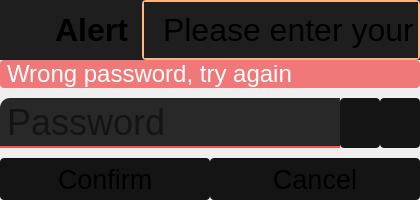
<?xml version="1.0" encoding="UTF-8"?>
<ui version="4.0">
 <class>check_password_dialog</class>
 <widget class="QDialog" name="check_password_dialog">
  <property name="geometry">
   <rect>
    <x>0</x>
    <y>0</y>
    <width>420</width>
    <height>200</height>
   </rect>
  </property>
  <property name="sizePolicy">
   <sizepolicy hsizetype="Preferred" vsizetype="Preferred">
    <horstretch>0</horstretch>
    <verstretch>0</verstretch>
   </sizepolicy>
  </property>
  <property name="minimumSize">
   <size>
    <width>420</width>
    <height>170</height>
   </size>
  </property>
  <property name="maximumSize">
   <size>
    <width>16777215</width>
    <height>200</height>
   </size>
  </property>
  <property name="windowTitle">
   <string>Dialog</string>
  </property>
  <property name="styleSheet">
   <string notr="true">* {
	padding: 0px;
}

QPushButton {
	background-color: rgba(20, 20, 20, 1);
	border-radius: 4px;
}
QPushButton:pressed{
	background-color: rgba(120,120,120,1);
}

QLineEdit {
	background-color: rgba(40,40,40,1);
	border: 0px solid transparent;
	border-bottom: 2px solid rgba(255, 80, 80, 1);
	padding-left: 5px;
	border-top-left-radius: 10px;
}
QLineEdit::clear-button {
    subcontrol-origin: margin;
    subcontrol-position: right;
    width: 24px;
    height: 24px;
}

QLabel{
	padding-left: 1px;
	background-color: rgba(20, 20, 20, 1);
	border-radius: 4px;
}</string>
  </property>
  <property name="modal">
   <bool>true</bool>
  </property>
  <layout class="QVBoxLayout" name="confirm_password_dialog_layout" stretch="0,0,0">
   <property name="spacing">
    <number>10</number>
   </property>
   <property name="leftMargin">
    <number>0</number>
   </property>
   <property name="topMargin">
    <number>0</number>
   </property>
   <property name="rightMargin">
    <number>0</number>
   </property>
   <property name="bottomMargin">
    <number>0</number>
   </property>
   <item>
    <widget class="QWidget" name="header" native="true">
     <layout class="QVBoxLayout" name="header_layout">
      <property name="spacing">
       <number>0</number>
      </property>
      <property name="leftMargin">
       <number>0</number>
      </property>
      <property name="topMargin">
       <number>0</number>
      </property>
      <property name="rightMargin">
       <number>0</number>
      </property>
      <property name="bottomMargin">
       <number>0</number>
      </property>
      <item>
       <widget class="QWidget" name="alert" native="true">
        <property name="sizePolicy">
         <sizepolicy hsizetype="MinimumExpanding" vsizetype="Preferred">
          <horstretch>0</horstretch>
          <verstretch>0</verstretch>
         </sizepolicy>
        </property>
        <property name="minimumSize">
         <size>
          <width>0</width>
          <height>60</height>
         </size>
        </property>
        <property name="maximumSize">
         <size>
          <width>16777215</width>
          <height>60</height>
         </size>
        </property>
        <property name="styleSheet">
         <string notr="true">background-color: rgb(30, 30, 30)</string>
        </property>
        <layout class="QHBoxLayout" name="alert_layout">
         <property name="spacing">
          <number>5</number>
         </property>
         <property name="leftMargin">
          <number>5</number>
         </property>
         <property name="topMargin">
          <number>0</number>
         </property>
         <property name="rightMargin">
          <number>0</number>
         </property>
         <property name="bottomMargin">
          <number>0</number>
         </property>
         <item>
          <widget class="QLabel" name="label">
           <property name="sizePolicy">
            <sizepolicy hsizetype="Fixed" vsizetype="Fixed">
             <horstretch>0</horstretch>
             <verstretch>0</verstretch>
            </sizepolicy>
           </property>
           <property name="minimumSize">
            <size>
             <width>35</width>
             <height>35</height>
            </size>
           </property>
           <property name="maximumSize">
            <size>
             <width>35</width>
             <height>35</height>
            </size>
           </property>
           <property name="text">
            <string/>
           </property>
           <property name="pixmap">
            <pixmap resource="../../assets/rss.qrc">:/icons/util/alert_yellow.svg</pixmap>
           </property>
           <property name="scaledContents">
            <bool>true</bool>
           </property>
          </widget>
         </item>
         <item>
          <widget class="QLabel" name="alert_label">
           <property name="sizePolicy">
            <sizepolicy hsizetype="Fixed" vsizetype="Fixed">
             <horstretch>0</horstretch>
             <verstretch>0</verstretch>
            </sizepolicy>
           </property>
           <property name="font">
            <font>
             <family>Arial</family>
             <pointsize>24</pointsize>
             <bold>true</bold>
            </font>
           </property>
           <property name="text">
            <string>Alert</string>
           </property>
          </widget>
         </item>
         <item>
          <widget class="QScrollArea" name="message_wrapper">
           <property name="styleSheet">
            <string notr="true">#message_wrapper {border-radius: 4px;
border: 2px solid rgb(255, 180, 130);}</string>
           </property>
           <property name="verticalScrollBarPolicy">
            <enum>Qt::ScrollBarPolicy::ScrollBarAlwaysOff</enum>
           </property>
           <property name="horizontalScrollBarPolicy">
            <enum>Qt::ScrollBarPolicy::ScrollBarAlwaysOff</enum>
           </property>
           <property name="sizeAdjustPolicy">
            <enum>QAbstractScrollArea::SizeAdjustPolicy::AdjustToContents</enum>
           </property>
           <property name="widgetResizable">
            <bool>true</bool>
           </property>
           <widget class="QWidget" name="message_container">
            <property name="geometry">
             <rect>
              <x>0</x>
              <y>0</y>
              <width>441</width>
              <height>56</height>
             </rect>
            </property>
            <layout class="QHBoxLayout" name="message_container_layout">
             <property name="spacing">
              <number>0</number>
             </property>
             <property name="leftMargin">
              <number>10</number>
             </property>
             <property name="topMargin">
              <number>0</number>
             </property>
             <property name="rightMargin">
              <number>0</number>
             </property>
             <property name="bottomMargin">
              <number>0</number>
             </property>
             <item>
              <widget class="QLabel" name="message">
               <property name="font">
                <font>
                 <family>Arial</family>
                 <pointsize>24</pointsize>
                </font>
               </property>
               <property name="lineWidth">
                <number>0</number>
               </property>
               <property name="text">
                <string>Please enter your password to proceed</string>
               </property>
              </widget>
             </item>
            </layout>
           </widget>
          </widget>
         </item>
        </layout>
       </widget>
      </item>
      <item>
       <widget class="QLabel" name="diagnostic_label">
        <property name="enabled">
         <bool>true</bool>
        </property>
        <property name="sizePolicy">
         <sizepolicy hsizetype="MinimumExpanding" vsizetype="Preferred">
          <horstretch>0</horstretch>
          <verstretch>0</verstretch>
         </sizepolicy>
        </property>
        <property name="maximumSize">
         <size>
          <width>16777215</width>
          <height>30</height>
         </size>
        </property>
        <property name="font">
         <font>
          <family>Arial</family>
          <pointsize>18</pointsize>
         </font>
        </property>
        <property name="styleSheet">
         <string notr="true">QLabel {
	background-color: rgba(240,120,120,1);
	color: white;
}
QLabel:disabled{
	background-color: rgba(120,120,120,1);
	color: black;
}</string>
        </property>
        <property name="text">
         <string>Wrong password, try again</string>
        </property>
       </widget>
      </item>
     </layout>
    </widget>
   </item>
   <item>
    <widget class="QWidget" name="password_edit" native="true">
     <property name="minimumSize">
      <size>
       <width>312</width>
       <height>50</height>
      </size>
     </property>
     <layout class="QHBoxLayout" name="password_edit_layout">
      <property name="spacing">
       <number>0</number>
      </property>
      <property name="leftMargin">
       <number>0</number>
      </property>
      <property name="topMargin">
       <number>0</number>
      </property>
      <property name="rightMargin">
       <number>0</number>
      </property>
      <property name="bottomMargin">
       <number>0</number>
      </property>
      <item>
       <widget class="QLineEdit" name="password_lineedit">
        <property name="sizePolicy">
         <sizepolicy hsizetype="Expanding" vsizetype="Minimum">
          <horstretch>0</horstretch>
          <verstretch>0</verstretch>
         </sizepolicy>
        </property>
        <property name="minimumSize">
         <size>
          <width>252</width>
          <height>50</height>
         </size>
        </property>
        <property name="font">
         <font>
          <family>Arial</family>
          <pointsize>27</pointsize>
         </font>
        </property>
        <property name="cursor">
         <cursorShape>SizeVerCursor</cursorShape>
        </property>
        <property name="text">
         <string/>
        </property>
        <property name="maxLength">
         <number>100</number>
        </property>
        <property name="echoMode">
         <enum>QLineEdit::EchoMode::Password</enum>
        </property>
        <property name="placeholderText">
         <string>Password</string>
        </property>
        <property name="clearButtonEnabled">
         <bool>true</bool>
        </property>
       </widget>
      </item>
      <item>
       <widget class="QPushButton" name="password_showhide">
        <property name="sizePolicy">
         <sizepolicy hsizetype="Fixed" vsizetype="Fixed">
          <horstretch>0</horstretch>
          <verstretch>0</verstretch>
         </sizepolicy>
        </property>
        <property name="minimumSize">
         <size>
          <width>40</width>
          <height>50</height>
         </size>
        </property>
        <property name="maximumSize">
         <size>
          <width>40</width>
          <height>50</height>
         </size>
        </property>
        <property name="text">
         <string/>
        </property>
        <property name="icon">
         <iconset resource="../../assets/rss.qrc">
          <normaloff>:/icons/util/eye_slash_dark.svg</normaloff>
          <normalon>:/icons/util/eye_dark.svg</normalon>:/icons/util/eye_slash_dark.svg</iconset>
        </property>
        <property name="iconSize">
         <size>
          <width>30</width>
          <height>30</height>
         </size>
        </property>
        <property name="checkable">
         <bool>true</bool>
        </property>
        <property name="checked">
         <bool>false</bool>
        </property>
       </widget>
      </item>
      <item>
       <widget class="QPushButton" name="password_keyboard">
        <property name="sizePolicy">
         <sizepolicy hsizetype="Minimum" vsizetype="Minimum">
          <horstretch>0</horstretch>
          <verstretch>0</verstretch>
         </sizepolicy>
        </property>
        <property name="minimumSize">
         <size>
          <width>40</width>
          <height>50</height>
         </size>
        </property>
        <property name="maximumSize">
         <size>
          <width>40</width>
          <height>50</height>
         </size>
        </property>
        <property name="text">
         <string/>
        </property>
        <property name="icon">
         <iconset resource="../../assets/rss.qrc">
          <normaloff>:/icons/util/keyboard_dark.svg</normaloff>
          <normalon>:/icons/util/keyboard_blue.svg</normalon>:/icons/util/keyboard_dark.svg</iconset>
        </property>
        <property name="iconSize">
         <size>
          <width>30</width>
          <height>30</height>
         </size>
        </property>
        <property name="checkable">
         <bool>true</bool>
        </property>
       </widget>
      </item>
     </layout>
    </widget>
   </item>
   <item>
    <widget class="QWidget" name="footer" native="true">
     <layout class="QHBoxLayout" name="footer_layout">
      <property name="spacing">
       <number>0</number>
      </property>
      <property name="leftMargin">
       <number>0</number>
      </property>
      <property name="topMargin">
       <number>0</number>
      </property>
      <property name="rightMargin">
       <number>0</number>
      </property>
      <property name="bottomMargin">
       <number>0</number>
      </property>
      <item>
       <widget class="QPushButton" name="confirm">
        <property name="enabled">
         <bool>true</bool>
        </property>
        <property name="sizePolicy">
         <sizepolicy hsizetype="Minimum" vsizetype="MinimumExpanding">
          <horstretch>0</horstretch>
          <verstretch>0</verstretch>
         </sizepolicy>
        </property>
        <property name="maximumSize">
         <size>
          <width>16777215</width>
          <height>60</height>
         </size>
        </property>
        <property name="font">
         <font>
          <family>Arial</family>
          <pointsize>20</pointsize>
         </font>
        </property>
        <property name="styleSheet">
         <string notr="true">QPushButton{
	background-color: rgba(20,20,20,1);
}
QPushButton:pressed {
	background-color: rgba(80,160,100);
}
QPushButton:disabled {
	background-color: rgba(120,120,120,1);
	color: rgba(200,200,200,1);
}
</string>
        </property>
        <property name="text">
         <string>Confirm</string>
        </property>
        <property name="icon">
         <iconset resource="../../assets/rss.qrc">
          <normaloff>:/icons/util/tick_square1_dark.svg</normaloff>
          <normalon>:/icons/util/tick_square1_green.svg</normalon>
          <disabledoff>:/icons/util/close_square2_dark.svg</disabledoff>
          <disabledon>:/icons/util/close_square2_dark.svg</disabledon>:/icons/util/tick_square1_dark.svg</iconset>
        </property>
        <property name="iconSize">
         <size>
          <width>30</width>
          <height>30</height>
         </size>
        </property>
        <property name="checkable">
         <bool>false</bool>
        </property>
        <property name="checked">
         <bool>false</bool>
        </property>
        <property name="autoExclusive">
         <bool>false</bool>
        </property>
       </widget>
      </item>
      <item>
       <widget class="QPushButton" name="cancel">
        <property name="sizePolicy">
         <sizepolicy hsizetype="Minimum" vsizetype="Expanding">
          <horstretch>0</horstretch>
          <verstretch>0</verstretch>
         </sizepolicy>
        </property>
        <property name="maximumSize">
         <size>
          <width>16777215</width>
          <height>60</height>
         </size>
        </property>
        <property name="font">
         <font>
          <family>Arial</family>
          <pointsize>20</pointsize>
         </font>
        </property>
        <property name="styleSheet">
         <string notr="true">QPushButton{
	background-color: rgba(20,20,20,1);
}
QPushButton:pressed {
	background-color: rgba(240,120,120);
}
</string>
        </property>
        <property name="text">
         <string>Cancel</string>
        </property>
        <property name="icon">
         <iconset resource="../../assets/rss.qrc">
          <normaloff>:/icons/util/back_square1_dark.svg</normaloff>:/icons/util/back_square1_dark.svg</iconset>
        </property>
        <property name="iconSize">
         <size>
          <width>30</width>
          <height>30</height>
         </size>
        </property>
        <property name="checkable">
         <bool>true</bool>
        </property>
        <property name="checked">
         <bool>true</bool>
        </property>
        <property name="autoExclusive">
         <bool>true</bool>
        </property>
       </widget>
      </item>
     </layout>
    </widget>
   </item>
  </layout>
 </widget>
 <resources>
  <include location="../../assets/rss.qrc"/>
 </resources>
 <connections>
  <connection>
   <sender>cancel</sender>
   <signal>clicked()</signal>
   <receiver>check_password_dialog</receiver>
   <slot>reject()</slot>
   <hints>
    <hint type="sourcelabel">
     <x>314</x>
     <y>175</y>
    </hint>
    <hint type="destinationlabel">
     <x>209</x>
     <y>99</y>
    </hint>
   </hints>
  </connection>
 </connections>
</ui>
